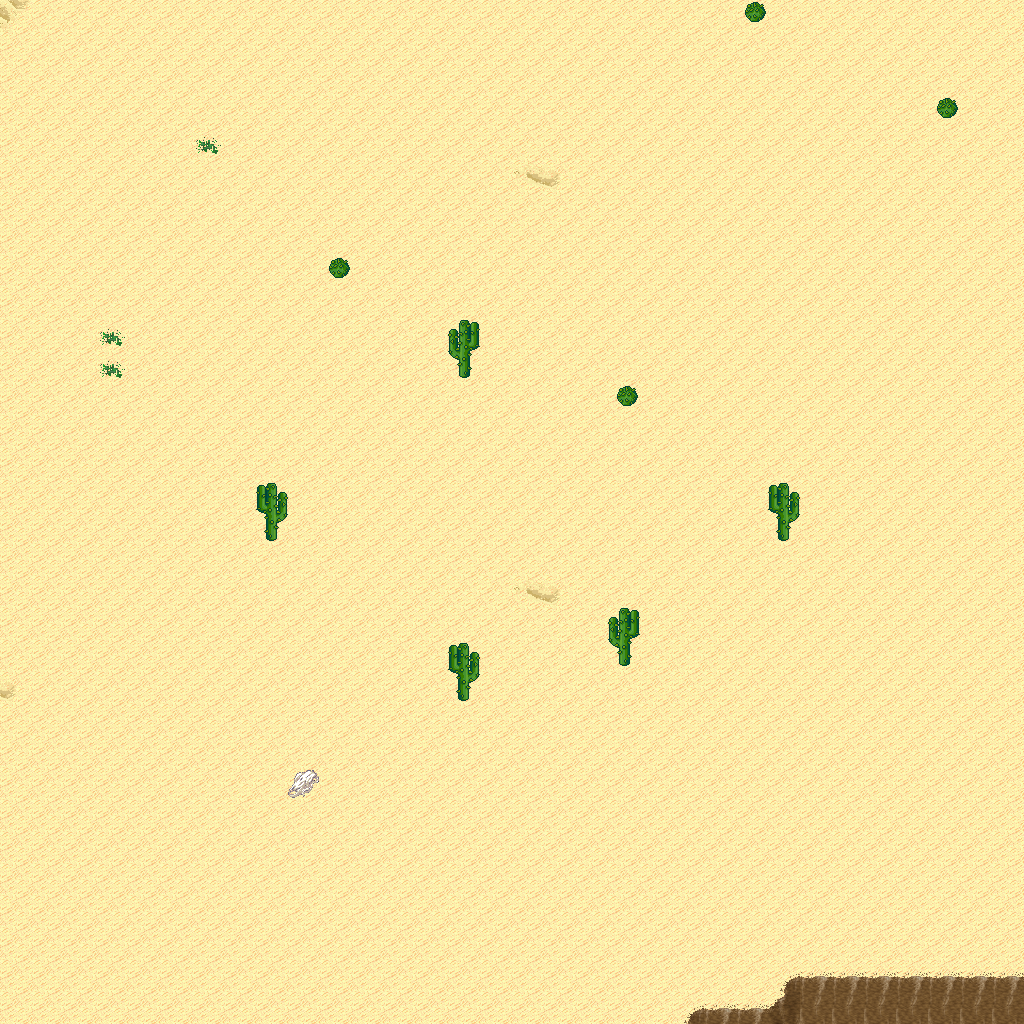

The image is a tile-based game level rendered from a .tmx file. Its description and source (layers, tilesets, objects; grid data summarised) follow:
An orthogonal 32x32 tile map with 32x32 px tiles, 5 tile layers (Ground, Objects, Objects2, Above, ...), 1 hidden layer not drawn, 8 tilesets.

<map version="1.10" tiledversion="1.11.0" orientation="orthogonal" renderorder="right-down" width="32" height="32" tilewidth="32" tileheight="32" infinite="0" nextlayerid="11" nextobjectid="1">
 <tileset firstgid="1" name="logic_collision" tilewidth="32" tileheight="32" tilecount="1" columns="1">
  <image source="../drawable/logic_collision.png" width="32" height="32" />
 </tileset>
 <tileset firstgid="2" name="ground_ground" tilewidth="32" tileheight="32" tilecount="33" columns="3">
  <image source="../drawable/ground_ground.png" width="96" height="352" />
 </tileset>
 <tileset firstgid="35" name="ground_ridge_earth_pale" tilewidth="32" tileheight="32" tilecount="96" columns="12">
  <image source="../drawable/ground_ridge_earth_pale.png" width="384" height="256" />
 </tileset>
 <tileset firstgid="131" name="ground_ridge_earth_dark" tilewidth="32" tileheight="32" tilecount="96" columns="12">
  <image source="../drawable/ground_ridge_earth_dark.png" width="384" height="256" />
 </tileset>
 <tileset firstgid="227" name="terrain_desert" tilewidth="32" tileheight="32" tilecount="88" columns="8">
  <image source="../drawable/terrain_desert.png" width="256" height="352" />
 </tileset>
 <tileset firstgid="315" name="plant_tree_tree_darkgreen" tilewidth="32" tileheight="32" tilecount="88" columns="8">
  <image source="../drawable/plant_tree_tree_darkgreen.png" width="256" height="352" />
 </tileset>
 <tileset firstgid="403" name="plant_cactus_2" tilewidth="32" tileheight="32" tilecount="10" columns="5">
  <image source="../drawable/plant_cactus_2.png" width="160" height="64" />
 </tileset>
 <tileset firstgid="413" name="ground_sand_2" tilewidth="32" tileheight="32" tilecount="15" columns="5">
  <image source="../drawable/ground_sand_2.png" width="160" height="96" />
 </tileset>
 <layer id="1" name="Ground" width="32" height="32">
  <data>[1024 cells, 1024 non-empty, 6 distinct tile ids]</data>
 </layer>
 <layer id="2" name="Objects" width="32" height="32">
  <data>[1024 cells, 28 non-empty, 7 distinct tile ids]</data>
 </layer>
 <layer id="3" name="Objects2" width="32" height="32">
  <data>[1024 cells, 0 non-empty, 0 distinct tile ids]</data>
 </layer>
 <layer id="4" name="Above" width="32" height="32">
  <data>[1024 cells, 5 non-empty, 2 distinct tile ids]</data>
 </layer>
 <layer id="5" name="Above2" width="32" height="32">
  <data>[1024 cells, 0 non-empty, 0 distinct tile ids]</data>
 </layer>
 <layer id="6" name="Walkable" width="32" height="32" visible="0">
  <data>[1024 cells, 18 non-empty, 1 distinct tile ids]</data>
 </layer>
 <objectgroup id="7" name="Mapevents" />
 <objectgroup id="8" name="Spawn" />
 <objectgroup id="9" name="Keys" />
 <objectgroup id="10" name="Replace" />
</map>
